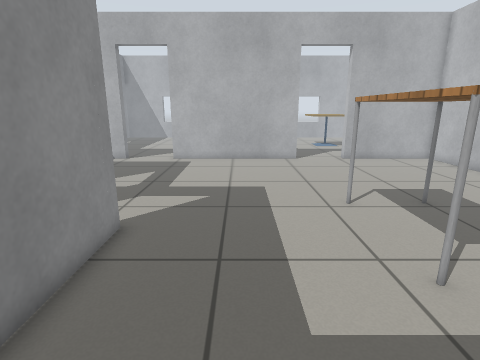
[1] (above)

24 first-person views from a walk through a robot-simulator world made for Gazebo. The camera is 0.92 m above the floor, tilts 14° down and sees 80° across. The floor is counted in squares, 0.25 m on a side. Each view is taken from the middle of a square. On the plan, view 1 faces up. The plan holds only what a view shows up to about 20 squares ahead; the rest is blank. Simple patterns stand in for the simulator's built-in surfaces.

[2]
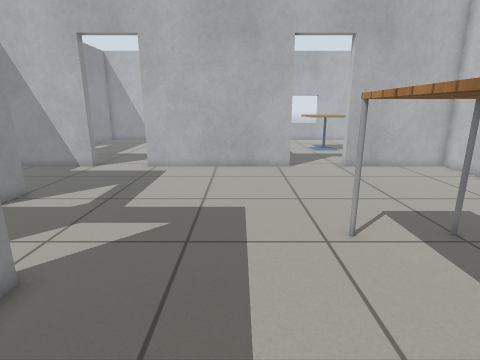

[3]
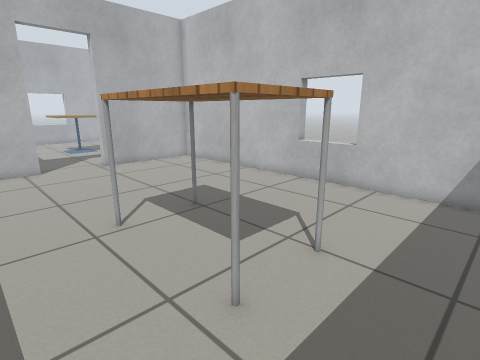

[4]
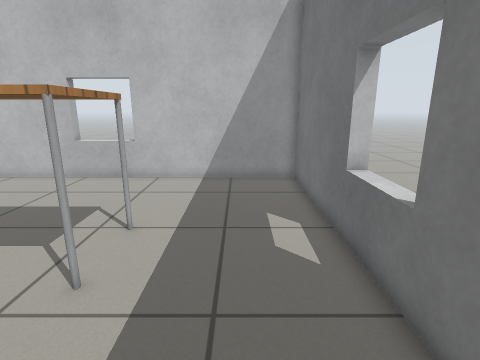

[5]
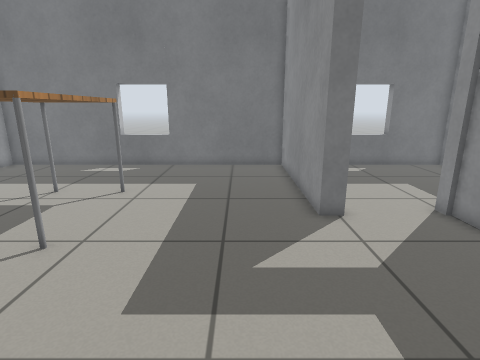

[6]
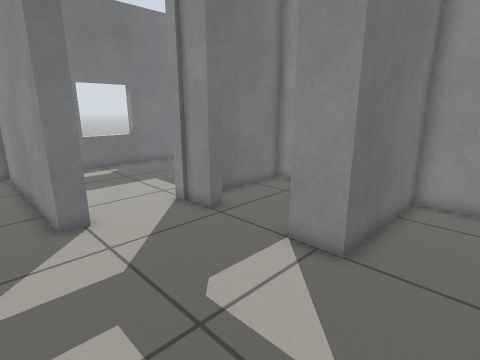

[7]
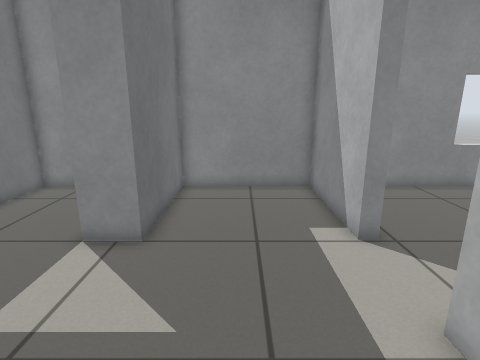

[8]
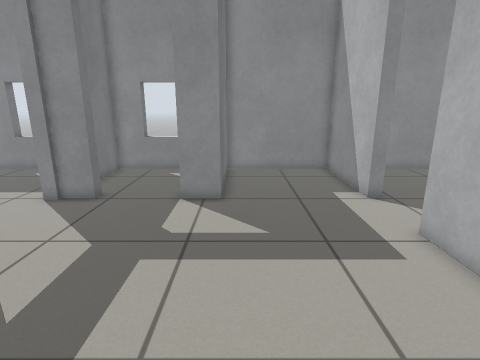

[9]
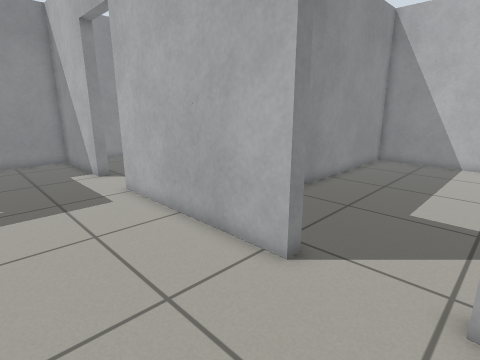

[10]
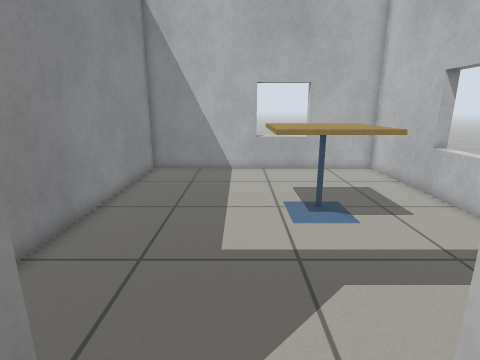

[11]
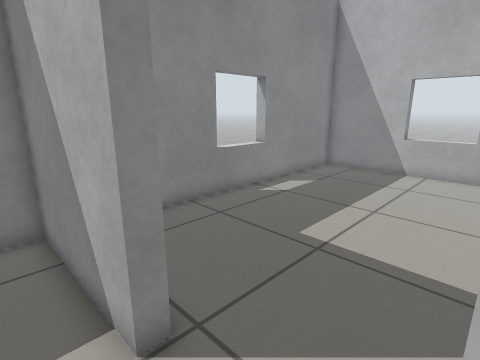

[12]
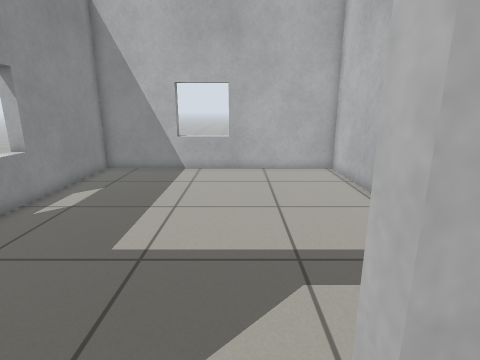

[13]
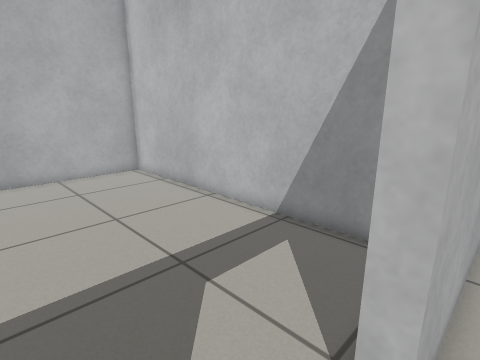

[14]
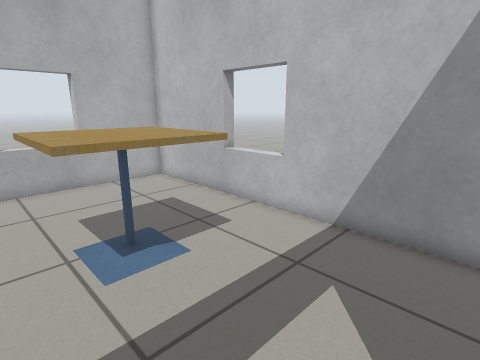

[15]
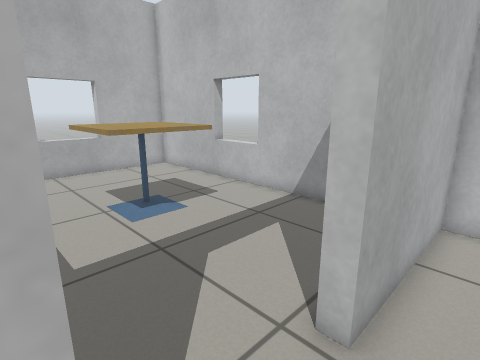

[16]
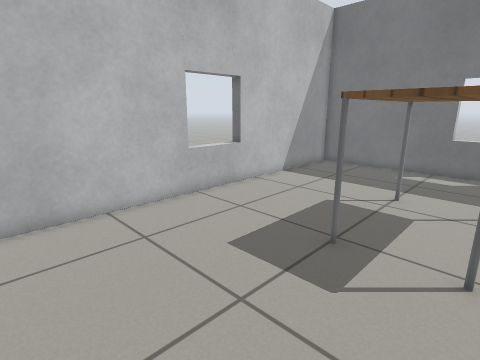

[17]
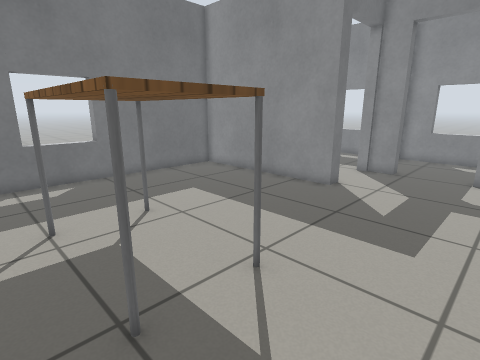

[18]
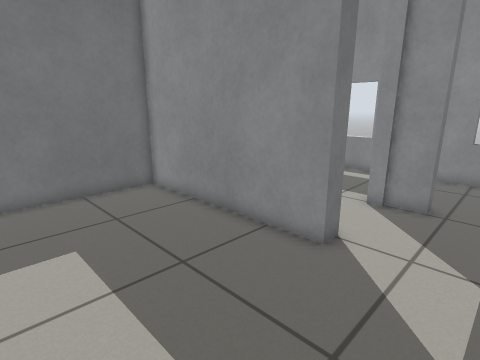

[19]
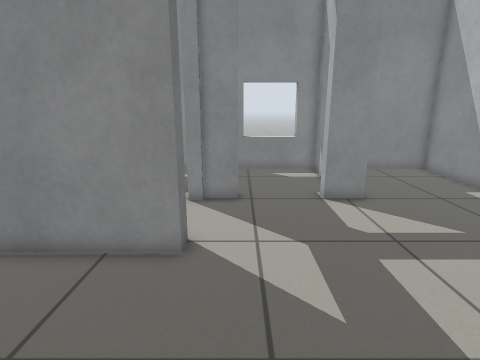

[20]
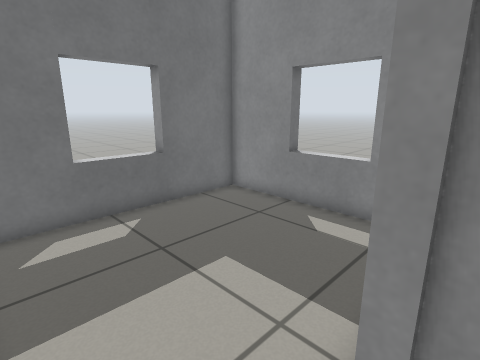

[21]
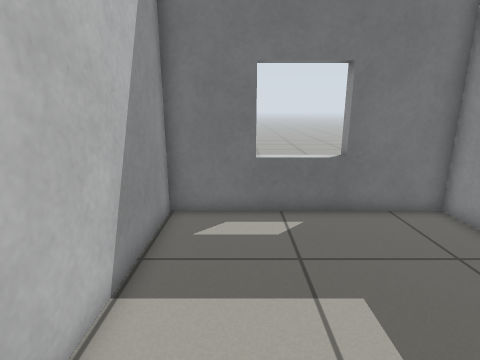

[22]
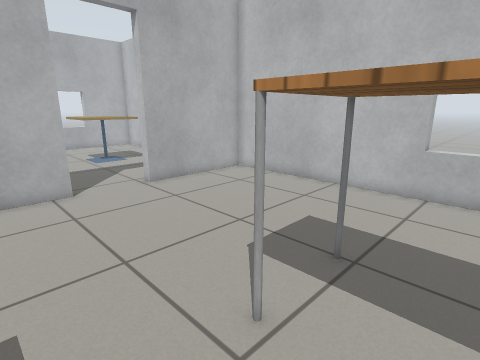

[23]
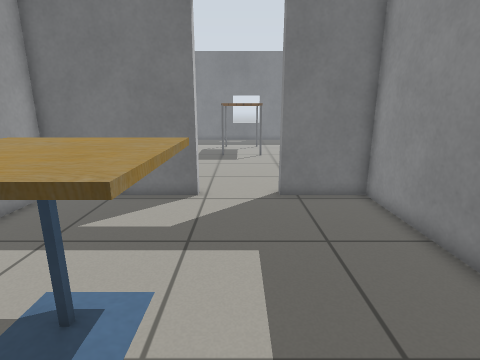

[24]
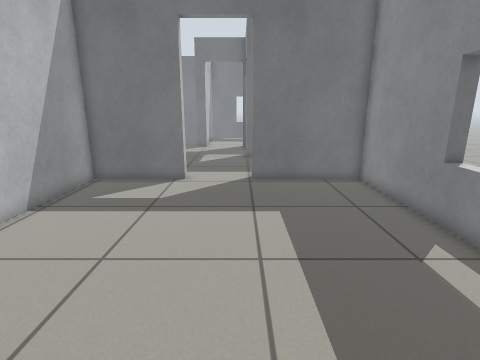

### Floor plan
Ten units are one square. View 1 is at (0, 0); x grows to the right and y downward. Boxes are objects, and circles mark ways between rooms. Rooms are numbered by the first view taken in them; rooms with no view inside come last. Other rooms are left out.
<svg viewBox="-150 -383 298 398">
<path fill="none" stroke="#000" d="M-48 -85 -38 -85 -38 10 143 10 143 -214 78 -214 78 -220M42 -220 42 -214 -50 -214 -50 -220M-85 -99 -85 -84M-85 -220 -85 -214 -145 -214 -145 -152 -85 -152 -85 -135M78 -220 143 -220 143 -378 5 -378 5 -220 42 -220M-50 -220 -1 -220 -1 -378 -145 -378 -145 -220 -85 -220M-145 -68 -145 10 -44 10 -44 -65M-128 -146 -145 -146 -145 -85 -103 -85"/>
<rect x="35" y="-115" width="40" height="60" fill="#bbb"><title>table</title></rect>
<rect x="65" y="-325" width="50" height="50" fill="#bbb"><title>cafe table</title></rect>
<circle cx="60" cy="-220" r="3" fill="#2a7"/>
<circle cx="-65" cy="-220" r="3" fill="#2a7"/>
<circle cx="-65" cy="-80" r="3" fill="#2a7"/>
<circle cx="-90" cy="-115" r="3" fill="#2a7"/>
<text x="20" y="-120">1</text>
<text x="70" y="-300">2</text>
<text x="-80" y="-300">3</text>
<text x="-100" y="-40">4</text>
<text x="-120" y="-120">5</text>
</svg>
Room 1 opens to room 2. Room 1 opens to room 3. Room 1 opens to room 4. Room 1 opens to room 5.

Where each view was taken, in squares from view 1:
view 1: 0 up, 0 right, facing up
view 2: 3 up, 1 right, facing up
view 3: 2 up, 1 right, facing up-right
view 4: 2 up, 1 left, facing right
view 5: 18 up, 1 left, facing down
view 6: 18 up, 2 left, facing down-left
view 7: 18 up, 1 left, facing left
view 8: 16 up, 3 right, facing left
view 9: 16 up, 8 right, facing up-left
view 10: 20 up, 6 right, facing up
view 11: 20 up, 5 left, facing up-left
view 12: 20 up, 6 left, facing up
view 13: 21 up, 8 left, facing up-right
view 14: 23 up, 6 right, facing up-right
view 15: 20 up, 4 right, facing up-right
view 16: 18 up, 4 right, facing down-right
view 17: 15 up, 9 right, facing down-left
view 18: 12 up, 3 right, facing down-left
view 19: 10 up, 3 right, facing left
view 20: 9 up, 5 left, facing down-left
view 21: 9 up, 7 left, facing down
view 22: 8 up, 1 right, facing up-right
view 23: 34 up, 6 right, facing down
view 24: 37 up, 8 left, facing down
